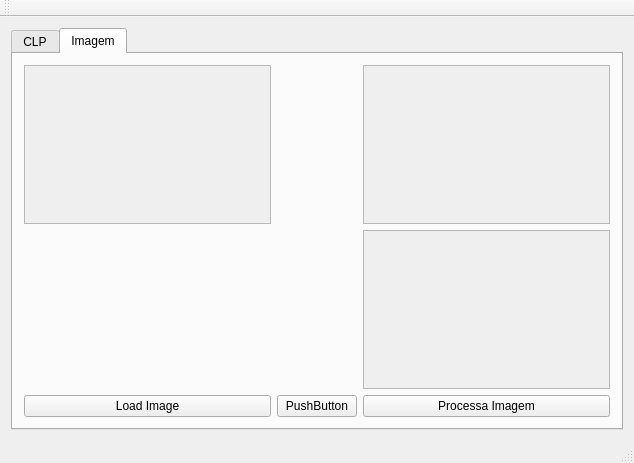
<?xml version="1.0" encoding="UTF-8"?>
<ui version="4.0">
 <class>MainWindow</class>
 <widget class="QMainWindow" name="MainWindow">
  <property name="geometry">
   <rect>
    <x>0</x>
    <y>0</y>
    <width>634</width>
    <height>463</height>
   </rect>
  </property>
  <property name="windowTitle">
   <string>MainWindow</string>
  </property>
  <widget class="QWidget" name="centralWidget">
   <property name="sizePolicy">
    <sizepolicy hsizetype="Maximum" vsizetype="MinimumExpanding">
     <horstretch>0</horstretch>
     <verstretch>0</verstretch>
    </sizepolicy>
   </property>
   <property name="acceptDrops">
    <bool>true</bool>
   </property>
   <layout class="QGridLayout" name="gridLayout">
    <item row="0" column="0">
     <widget class="QTabWidget" name="tabWidget">
      <property name="currentIndex">
       <number>1</number>
      </property>
      <widget class="QWidget" name="tab">
       <property name="sizePolicy">
        <sizepolicy hsizetype="Expanding" vsizetype="Expanding">
         <horstretch>0</horstretch>
         <verstretch>0</verstretch>
        </sizepolicy>
       </property>
       <attribute name="title">
        <string>CLP</string>
       </attribute>
       <layout class="QVBoxLayout" name="verticalLayout">
        <item>
         <widget class="QListWidget" name="listWidget"/>
        </item>
        <item>
         <widget class="QPushButton" name="btnStart">
          <property name="text">
           <string>Start</string>
          </property>
         </widget>
        </item>
       </layout>
      </widget>
      <widget class="QWidget" name="tab_2">
       <attribute name="title">
        <string>Imagem</string>
       </attribute>
       <layout class="QGridLayout" name="gridLayout_2">
        <item row="2" column="2">
         <widget class="QPushButton" name="btnProcessa">
          <property name="text">
           <string>Processa Imagem</string>
          </property>
         </widget>
        </item>
        <item row="2" column="0">
         <widget class="QPushButton" name="btnLoad">
          <property name="text">
           <string>Load Image</string>
          </property>
         </widget>
        </item>
        <item row="0" column="0">
         <widget class="QScrollArea" name="scrOriginal">
          <property name="widgetResizable">
           <bool>true</bool>
          </property>
          <widget class="QWidget" name="scrollAreaWidgetContents">
           <property name="geometry">
            <rect>
             <x>0</x>
             <y>0</y>
             <width>78</width>
             <height>152</height>
            </rect>
           </property>
          </widget>
         </widget>
        </item>
        <item row="0" column="2">
         <widget class="QScrollArea" name="scrProcessada">
          <property name="widgetResizable">
           <bool>true</bool>
          </property>
          <widget class="QWidget" name="scrollAreaWidgetContents_2">
           <property name="geometry">
            <rect>
             <x>0</x>
             <y>0</y>
             <width>108</width>
             <height>152</height>
            </rect>
           </property>
          </widget>
         </widget>
        </item>
        <item row="1" column="2">
         <widget class="QScrollArea" name="scrTeste">
          <property name="widgetResizable">
           <bool>true</bool>
          </property>
          <widget class="QWidget" name="scrollAreaWidgetContents_3">
           <property name="geometry">
            <rect>
             <x>0</x>
             <y>0</y>
             <width>108</width>
             <height>151</height>
            </rect>
           </property>
          </widget>
         </widget>
        </item>
        <item row="2" column="1">
         <widget class="QPushButton" name="btnTeste">
          <property name="text">
           <string>PushButton</string>
          </property>
         </widget>
        </item>
       </layout>
      </widget>
     </widget>
    </item>
   </layout>
  </widget>
  <widget class="QMenuBar" name="menuBar">
   <property name="geometry">
    <rect>
     <x>0</x>
     <y>0</y>
     <width>634</width>
     <height>19</height>
    </rect>
   </property>
  </widget>
  <widget class="QToolBar" name="mainToolBar">
   <attribute name="toolBarArea">
    <enum>TopToolBarArea</enum>
   </attribute>
   <attribute name="toolBarBreak">
    <bool>false</bool>
   </attribute>
  </widget>
  <widget class="QStatusBar" name="statusBar"/>
 </widget>
 <layoutdefault spacing="6" margin="11"/>
 <resources/>
 <connections/>
</ui>
